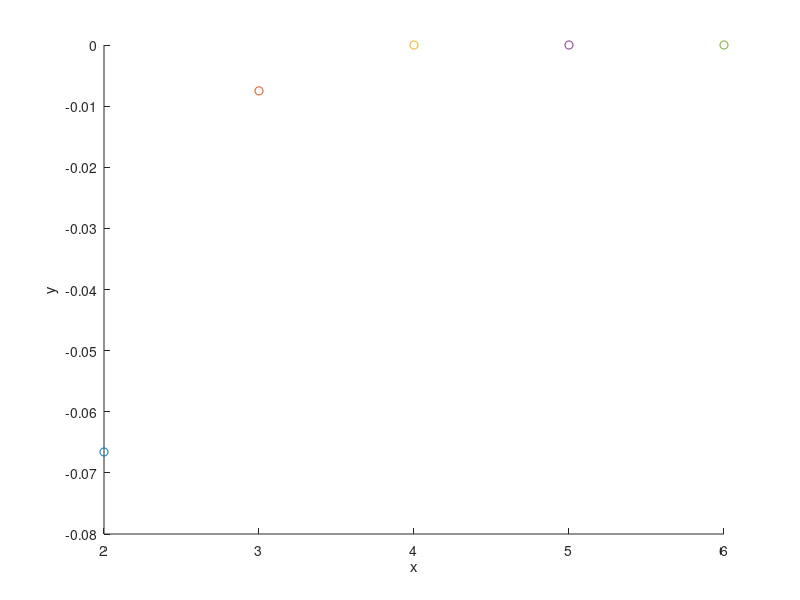

This chart was generated by the following MATLAB code:
n=1;
x0=zeros(2,1);
g0=zeros(2,1);
s0=zeros(2,1);
H0=eye(2);
X1=zeros(2,1);
X2=zeros(2,1);
G1=zeros(2,1);
S1=zeros(2,1);
H1=zeros(2,2);
p1=zeros(2,1);
q1=zeros(2,1);
x0(1)=-1.0;
x0(2)=-1.3;
fx=@(x,y)1+x-y^2;
fy=@(x,y)1-2*y+4*y*(y^2-x/2);
g0(1)=fx(x0(1),x0(2));
g0(2)=fy(x0(1),x0(2));
f=@(x,y)x+y+x^2/4-y^2+(y^2-x/2)^2;
fstar=f((1/2)^(2/3)-1,-(1/2)^(1/3));
F=f(x0(1),x0(2));
s0=-H0*g0;

%plot(x0)
%hold on
phi=@(k)(x0(1)+k*s0(1))+(x0(2)+k*s0(2))+(x0(1)+k*s0(1))^2/4-(x0(2)+k*s0(2))^2+((x0(2)+k*s0(2))^2-(x0(1)+k*s0(1))/2)^2;
kstar=fminbnd(phi,-10,10);
X1=x0+kstar*s0;
F=f(X1(1),X1(2));
d=f(X1(1),X1(2))-f(x0(1),x0(2))
E=fstar-f(X1(1),X1(2))
%scatter(n+1,d,'filled')
%plot(X1)
%hold on

while n<19
    
G1(1)=fx(X1(1),X1(2));
G1(2)=fy(X1(1),X1(2));
p1=G1-g0;
q1=X1-x0;
H1=H0-(H0*p1*p1.'*H0)/(p1.'*H0*p1)+(q1*q1.')/(p1.'*q1);
S1=-H1*G1;
phi=@(k)(X1(1)+k*S1(1))+(X1(2)+k*S1(2))+(X1(1)+k*S1(1))^2/4-(X1(2)+k*S1(2))^2+((X1(2)+k*S1(2))^2-(X1(1)+k*S1(1))/2)^2;
kstar=fminbnd(phi,-10,10);
X2=X1+kstar.*S1;
F=f(X2(1),X2(2));
d=f(X2(1),X2(2))-f(X1(1),X1(2))
E=fstar-f(X2(1),X2(2))
scatter(n+1,d)
hold on
x0=X1;
g0=G1;
X1=X2;
H0=H1;
n=n+1;

if norm(X1-x0)<10^-6
    n=220;
end
end
xlabel('x')
ylabel('y')
%legend('x0','x1','x2','x3','x4','x5')
hold off 